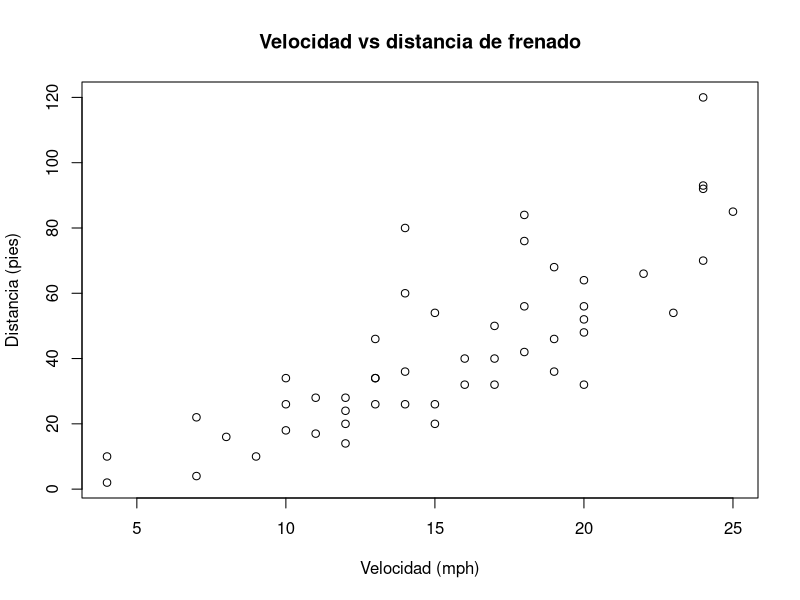

This figure's R source:
## ---- chunk 1
#| label: graficacion-cars
#| include: true
#| echo: true

plot(
  x = cars$speed,
  y = cars$dist,
  main = "Velocidad vs distancia de frenado",
  xlab = "Velocidad (mph)",
  ylab = "Distancia (pies)"
)
